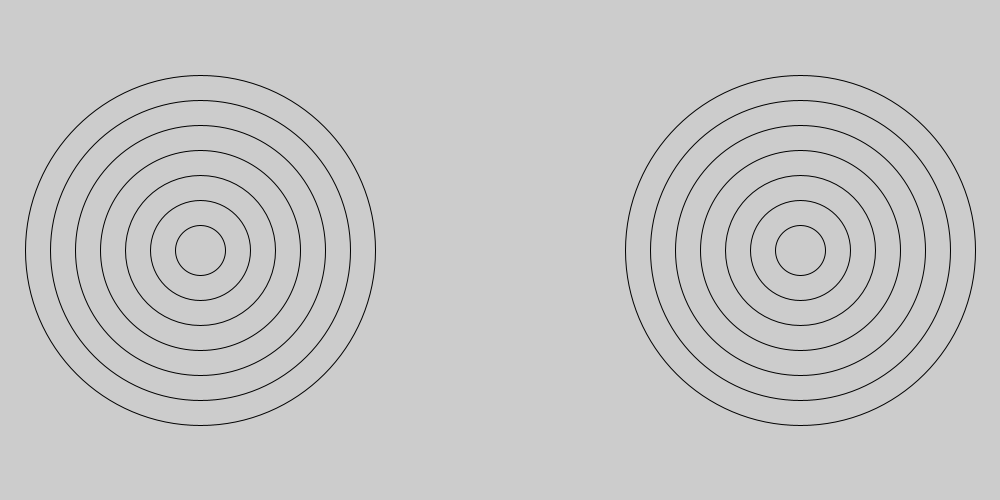
Frame 1 (no input)
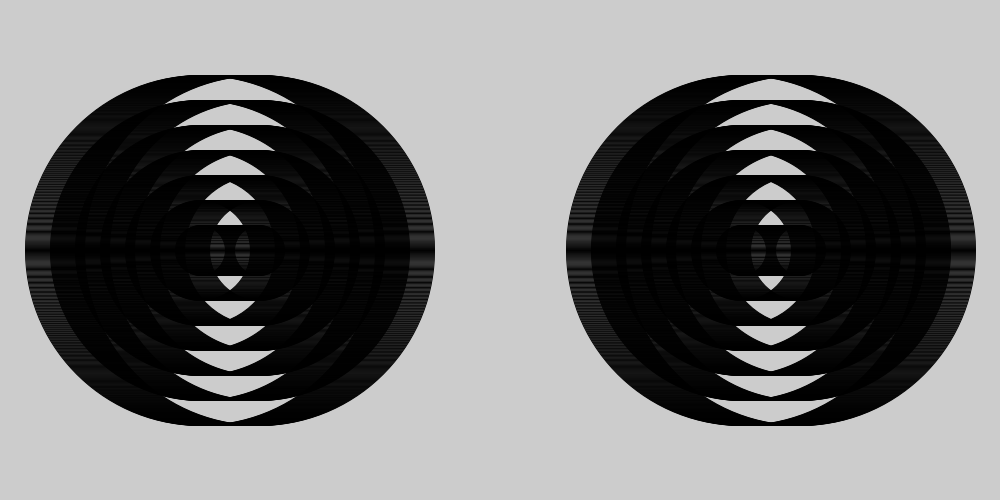
Frame 60 (the mouse pressed at the canvas centre just before this capture)
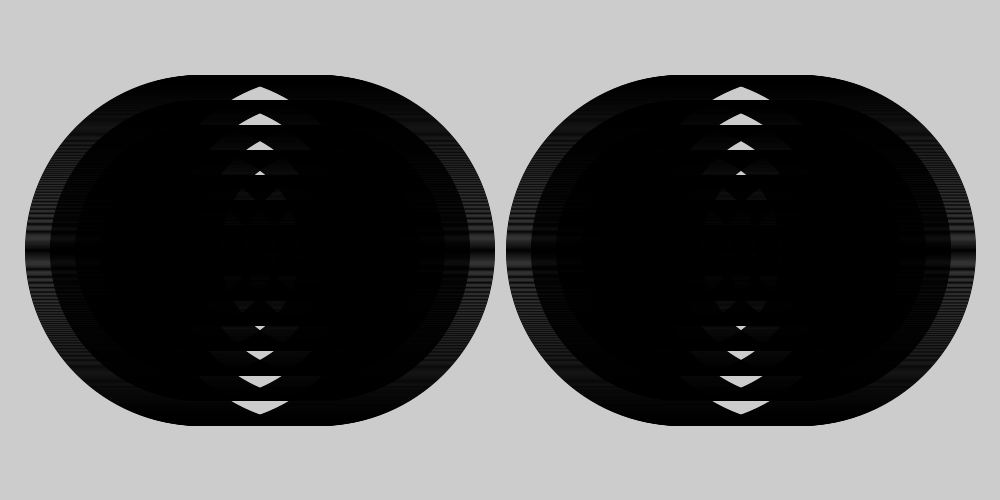
Frame 120 (the mouse held since frame 60 and released just before this capture)

The Processing sketch that drew these frames (run headless with seeded random() and noise(); from frame 60 on, the mouse is pressed at the canvas centre):

// Processing sketch: amazing_rings
// ── amazing_rings.pde
int x1 = 800;
int x2 = 200;
int y = 250;

  /*** Go to the recipe to run the demonstration before starting this program ***/

void setup() {
  /* Set the size of your sketch to be a rectangle like in the recipe demonstration */
  size(1000,500);
  /* Call the noFill() command so all the ellipses will be transparent */
  noFill();

 
}

void draw() {
 int size = 350;
        /* Use a for loop to make the first set of rings that will start in the left half of the window
        (you can use the code from your Bullseye program).*/          
  for (int i = 0; i < 7; i++) {
   ellipse(x1, y, size, size);
   size-=50;
  }
  
  size = 350;
  for (int j = 0; j<8; j++){
    ellipse(x2, y, size, size);
    size-=50;
  }
        /*Make this set of rings move across the sketch to the right 
        Hint: make two variables, one for x and another for the speed. 
        Then increase x by the amount in speed */
x1--;
x2++;
 
 //x= x+speed; 
     // x+speed;  
        /*When the rings reach the right side of the sketch, reverse the direction so they move
        Hint: speed = -speed */

        /*When the rings reach the left side of the sketch, reverse the direction again */
        
         
 //CHALLENGE - to finish the Amazing Rings 
 
        /*Add another for loop to draw the second set of rings that will start in the right half of the window */
        
        
        /*Make this set of rings move in the opposite direction to the other rings 
        These rings must also "bounce" off the sides of the window.*/
        
}
